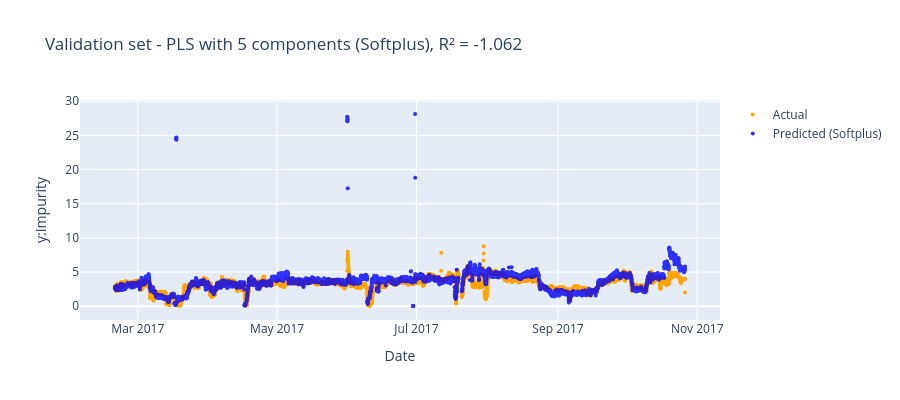

Notebook source saved alongside this figure:
### Code cell
import plotly.graph_objects as go

# Clean validation set - replace '!' with NaN and convert to numeric
df_val_clean = df_val.copy()
for col in df_val_clean.columns:
    if col != 'Date':
        df_val_clean[col] = pd.to_numeric(df_val_clean[col].replace('!', np.nan), errors='coerce')

drop_threshhold = 0.5
min_valid = int(drop_threshhold * len(df_val_clean.columns))
df_val_clean = df_val_clean.dropna(thresh=min_valid, axis=0)
df_val_clean = df_val_clean.interpolate()

# Match prior validation rule to reduce influence of extreme outliers
df_val_clean = df_val_clean[df_val_clean['y:Impurity'] <= 10]
df_val_clean = df_val_clean.reset_index(drop=True)

# Re-extract X and y from cleaned data
X_val_clean = df_val_clean[feat_cols].values
y_val_clean = df_val_clean['y:Impurity'].values

print(f"Cleaned validation set shape: {df_val_clean.shape}")

# Baseline (no target transform)
y_val_pred_plain = pipe.predict(X_val_clean)
r2_val_plain = r2_score(y_val_clean, y_val_pred_plain)

# Softplus target-transform model
y_val_pred_softplus = model.predict(X_val_clean)
r2_val_softplus = r2_score(y_val_clean, y_val_pred_softplus)
rmse_val_softplus = mean_squared_error(y_val_clean, y_val_pred_softplus)**0.5

print(f"Validation (Plain PLS):      R² = {r2_val_plain:.3f}")
print(f"Validation (Softplus PLS):   R² = {r2_val_softplus:.3f}   RMSE = {rmse_val_softplus:.4f}")

# Interactive plot with plotly (supports zoom, pan, hover)
fig = go.Figure()
fig.add_trace(go.Scatter(x=df_val_clean['Date'], y=y_val_clean,
                         mode='markers', name='Actual', marker=dict(color='orange', size=4)))
fig.add_trace(go.Scatter(x=df_val_clean['Date'], y=y_val_pred_softplus.ravel(),
                         mode='markers', name='Predicted (Softplus)', marker=dict(color='blue', size=4), opacity=0.8))
fig.update_layout(
    title=f'Validation set - PLS with {A} components (Softplus), R² = {r2_val_softplus:.3f}',
    xaxis_title='Date',
    yaxis_title='y:Impurity',
    hovermode='x unified',
    height=400
)
fig.show()

### Figure 1 — Plotly figure (JSON) as saved in the notebook; plotly's stock layout.template omitted (floating-point values rounded to 4 significant figures; data arrays with more than 128 entries replaced by an {"elided": "..."} marker saying what was removed)
{"data": [{"marker": {"color": "orange", "size": 4}, "mode": "markers", "name": "Actual", "type": "scatter", "x": {"elided": "5891 str values"}, "y": {"elided": "5891 float values"}}, {"marker": {"color": "blue", "size": 4}, "mode": "markers", "name": "Predicted (Softplus)", "opacity": 0.8, "type": "scatter", "x": {"elided": "5891 str values"}, "y": {"elided": "5891 float values"}}], "layout": {"height": 400, "hovermode": "x unified", "title": {"text": "Validation set - PLS with 5 components (Softplus), R² = -1.062"}, "xaxis": {"title": {"text": "Date"}}, "yaxis": {"title": {"text": "y:Impurity"}}}}
